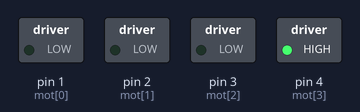
Recording of a sketch running on a simulated Arduino Uno, built with avr-gcc and run on an emulated ATmega328P. Parts: switched loads named in the sketch (green lamp = pin HIGH).

Above: at 0.1 s.
Timing chart, 0 to 1.6 s (numbered marks = the images above):
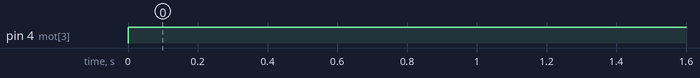

The sketch:

chair_wheels.ino
```cpp
short mot[] = {1, 2, 3, 4}; // motor 1 and 2
short t = 1000;

void setup()
{
  for (int i=0; i<4; i++)
    pinMode(mot[i], OUTPUT);
  // pinMode(mot2, OUTPUT);
//  digitalWrite(pins[0], 1); // full speed
//  digitalWrite(pins[5], 1);
}


void loop()
{
  digitalWrite(mot[2], 0); // full speed
  digitalWrite(mot[3], 1);//does nothing 1001,0000
  //digitalWrite(pins[3], 0); // full speed
  //digitalWrite(pins[4], 0);//left=0011   right=1100
  delay(t);
//  digitalWrite(pins[1], 0); // full speed
  //digitalWrite(pins[2], 1);
  //digitalWrite(pins[3], 1); // full speed
  //digitalWrite(pins[4], 1);
  //delay(t);
}
```

Measured:
- by itself, pin 4 (mot[3]): LOW → HIGH at 0.00 s
